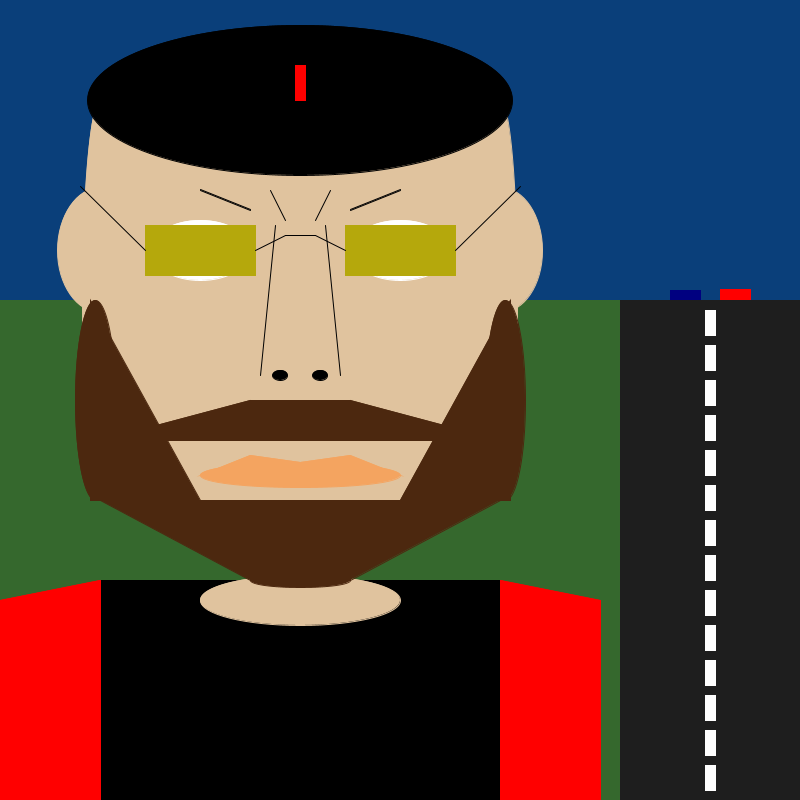
Frame 1 (no input)
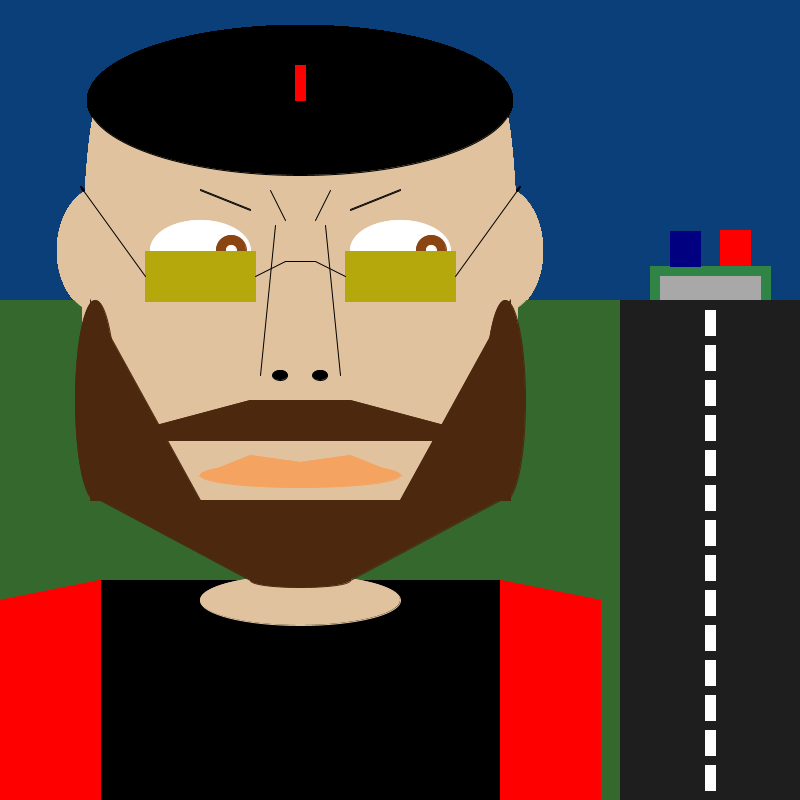
Frame 60 (the mouse pressed at the canvas centre just before this capture)
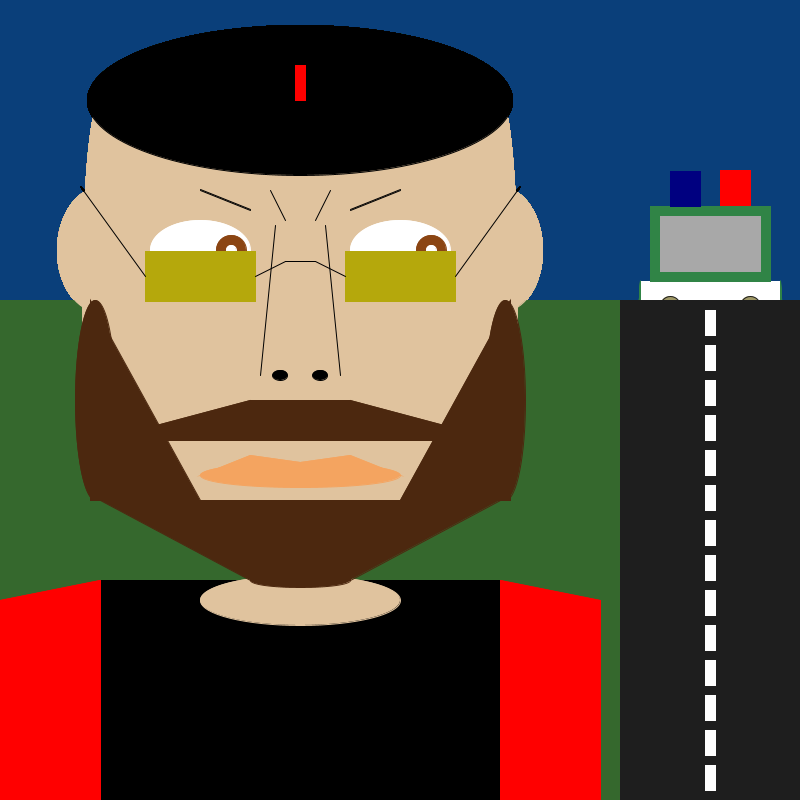
Frame 120 (the mouse held since frame 60 and released just before this capture)

The Processing sketch that drew these frames (run headless with seeded random() and noise(); from frame 60 on, the mouse is pressed at the canvas centre):

// Processing sketch: processing_118511
// ── processing_118511.pde

int posx1=180; //variables per el moviment dels ulls
int posx2=380;
int posy1=250; //variables per el moviment de les ulleres
int posy2=225;
int posy3=235;
int posz1=400; //variables per el moviment del cotxe
int posz2=450;
int posz3=425;
int posz4=325;
int posz5=335;
int posz6=290;


void setup (){
  size (800,800);
  background (10,63,122);
}

void draw (){
 
  
  //cotxe
  fill (255,255,255);
  stroke (255,255,255);
  
  rect (640,posz1,140,50);
   if (posz1<=450&&posz1>=225)
     posz1=posz1-1;
  fill(#308446);
  stroke(#308446);
  triangle (640,posz1,630,posz2,640,posz2);
  triangle (780,posz1,790,posz2,780,posz2);
  rect (650,posz4,120,75);
  if (posz4<=325&&posz4>=150)
    posz4=posz4-1;
  fill (168,168,168);
  stroke (168,168,168);
  rect (660,posz5,100,55);
  if (posz5<=335&&posz5>=160)
    posz5=posz5-1;
  fill (#000080);
  stroke (#000080);
  if (keyPressed) {
    fill (255,0,0);
    stroke (255,0,0);
  }
  rect (670,posz6,30,35);
  if (posz6<=300&&posz6>=115)
    posz6=posz6-1;
  fill (255,0,0);
  stroke (255,0,0);
  if (keyPressed){
    fill (#000080);
    stroke (#000080);
  }
  rect (720,posz6,30,35);
      
  
  
  
  fill (#1E1E1E);
  stroke (#1E1E1E);
  rect (635,450,15,25);
  rect (770,450,15,25);  
  if (keyPressed) {
    fill (#FAD201);
  }else {
    fill(#9E9764);
  }
  ellipse (670,posz3,20,20);
  ellipse (750,posz3,20,20);
  if (posz3<=425&&posz3>=250)
    posz3=posz3-1;
  
  
  
  //fondo
  
  fill(#35682D);
  stroke (#35682D);
  rect (0,300,800,500);
  fill (#1E1E1E);
  stroke (#1E1E1E);
  rect (620,300,180,500);
  fill (255,255,255);
  stroke (255,255,255);
  rect (705,310,10,25);
  rect (705,345,10,25);
  rect (705,380,10,25);
  rect (705,415,10,25);
  rect (705,450,10,25);
  rect (705,485,10,25);
  rect (705,520,10,25);
  rect (705,555,10,25);
  rect (705,590,10,25);
  rect (705,625,10,25);
  rect (705,660,10,25);
  rect (705,695,10,25);
  rect (705,730,10,25);
  rect (705,765,10,25);
  rect (705,800,10,25);
  
 
 //la base de la cara
  fill (224,195,158);
  rect (100,100,400,400);
  stroke (224,195,158);
  fill (224,195,158);
  ellipse (100,300,35,400);
  ellipse (500,300,35,400);
  
  //samarreta
  fill(0);
  stroke (0);  
  rect (100,580,400,240);  
  fill (255,0,0);
  stroke(255,0,0);
  triangle (100,580,0,600,100,600);
  triangle (500,580,600,600,500,600);
  rect (0,600,100,200);
  rect (500,600,100,200);
 
  fill(224,195,158);
  stroke (224,195,158);
  ellipse (300,600,200,50);
  
  stroke (#4C280F);
  fill (#4C280F);
  triangle (100,500,250,500,250,580);
  triangle (500,500,350,500,350,580);
  ellipse (300,580,100,15);
  rect (250,500,100,80);
  
 //boina
  fill (0,0,0);
  stroke (0,0,0);
  ellipse (300,100,425,150);
  fill(255,0,0);
  stroke (255,0,0);
  rect (295,65,10,35);
  
 //orelles
  stroke (224,195,158);
  fill (224,195,158);
  ellipse (100,250,85,125);
  ellipse (500,250,85,125);
    
 //ulls
   fill (255,255,255);
   stroke (255,255,255);
   ellipse (200,250,100,60);
   ellipse (400,250,100,60);
   fill(#8B4513);
   stroke (#8B4513);
   ellipse (posx1,250,30,30);
   ellipse (posx2,250,30,30);
   fill(255,255,255);
   stroke(255,255,255);
   ellipse (posx1,250,10,10);
   ellipse (posx2,250,10,10);
   if (posx1>=180&&posx1<=230)
     posx1=posx1+1;
   if (posx2>=380&&posx2<=430)
     posx2=posx2+1;
   
   
 //nas
   stroke (0,0,0);
   line (275,225,260,375);
   line (325,225,340,375);
   fill (0,0,0);
   ellipse (280,375,15,10);
   ellipse (320,375,15,10);
   
  //ulleres
    stroke (#B5A80C );
    fill(#B5A80C );
    rect (145,posy2,110,50);
    rect (345,posy2,110,50);
    stroke(0,0,0);
    line (255,posy1,285,posy3);
    line (345,posy1,315,posy3);
    line (315,posy3,285,posy3);
    line (145,posy1,80,186);
    line (455,posy1,520,186);
    if (posy1>=250&&posy1<=275)
    posy1=posy1+1;
    if (posy2>=225&&posy2<=250)
    posy2=posy2+1;
    if (posy3>=235&&posy3<=260)
    posy3=posy3+1;
    
  //celles       
    line (200,190,250,210);
    line (200,189,250,209);
    line (400,190,350,210);
    line (400,189,350,209);
    line (270,190,285,220);
    line (330,190,315,220);   
    
    //boca
    stroke(#F4A460);
    fill (#F4A460);
    ellipse (300,475,200,25);
    triangle (200,475,250,455,300,462);
    triangle (400,475,350,455,300,462);
   
    //barba
    fill (#4C280F);
    stroke (#4C280F);
    ellipse (95,400,40,200);
    triangle ( 90,500,90,300,200,500);
    rect (250,400,100,40);
    triangle (250,400,250,440,100,440);
    ellipse ( 505,400,40,200);
    triangle (510,500,510,300,400,500);
    triangle (350,400,350,440,500,440);
    
}
    
void mousePressed (){
  
  if (posx1==180)
    posx1=posx1+1;
       
}
    
  
  
  
  
  
